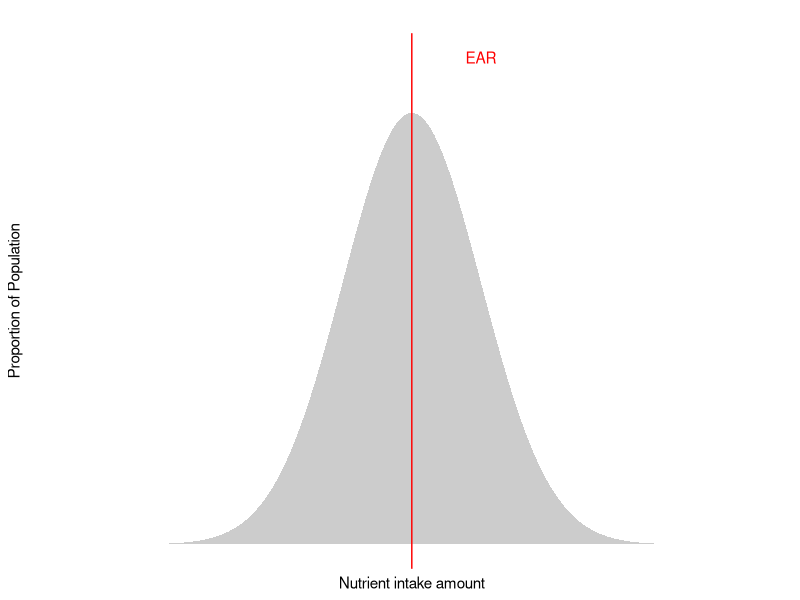
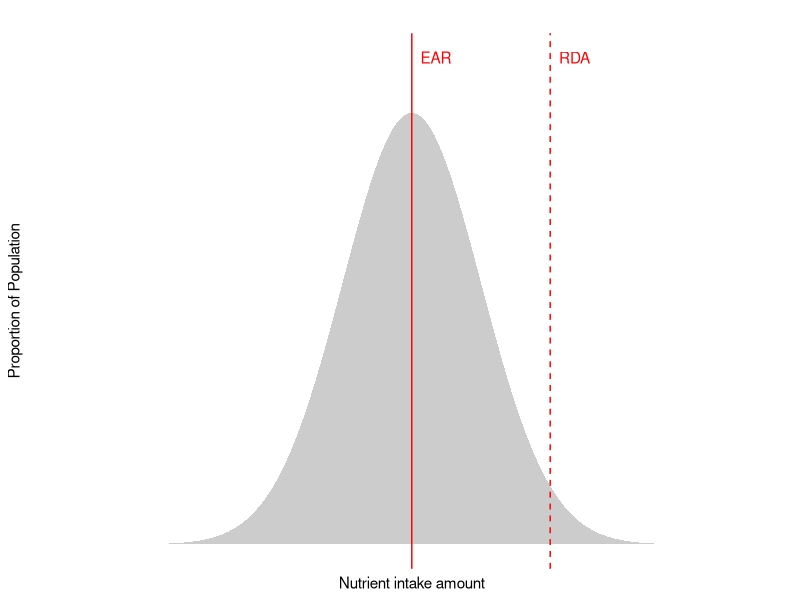
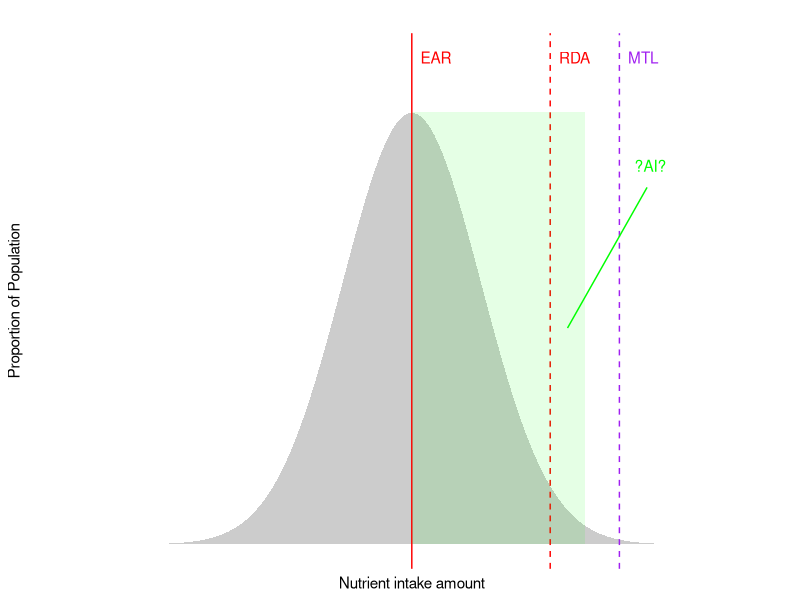
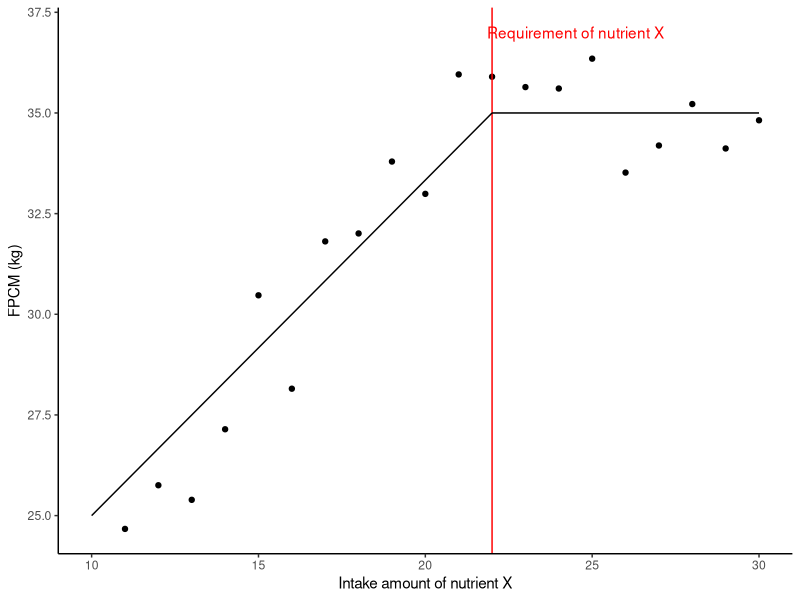
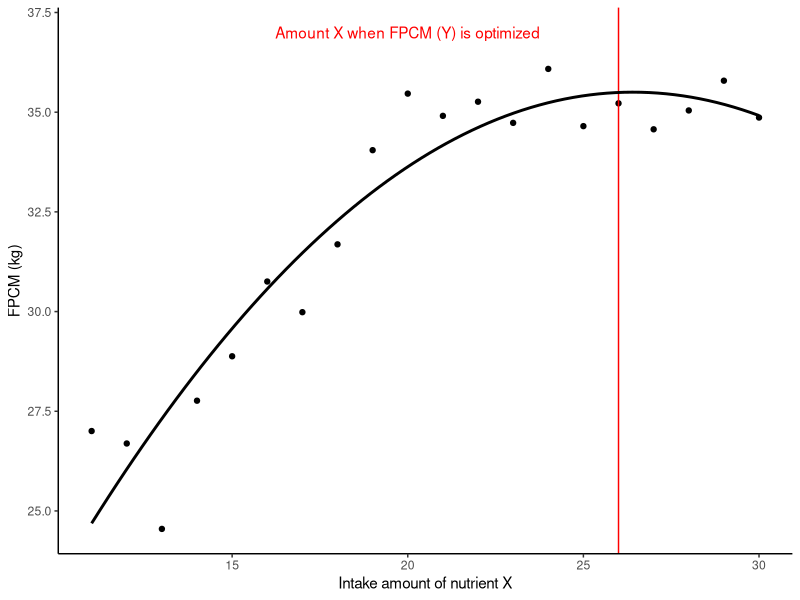

Source code (R) for these figures, in order:
## ---- chunk 1
library(ggplot2)
theme_set(theme_classic())
## ---- chunk 2

# dnorm gives standard normal
ggplot(NULL, aes(c(-5,5))) + 
  geom_area(stat = "function", fun = dnorm, fill = "grey80", xlim = c(-5, -1))+
  geom_area(stat = "function", fun = dnorm, fill = "grey80", xlim = c(-1,5)) + 
  labs(x = "Nutrient intake amount", y = "Proportion of Population", title = "")+
  theme(axis.text = element_blank(),
        axis.ticks = element_blank(),
        axis.line = element_blank(),
        plot.title = element_text(hjust = 0.5))+
  geom_vline(xintercept = 0, color = "red")+  
  annotate(geom = "text", x = 1, y = .45, label = "EAR", color = "red")
## ---- chunk 3

# dnorm gives standard normal
ggplot(NULL, aes(c(-5,5))) + 
  geom_area(stat = "function", fun = dnorm, fill = "grey80", xlim = c(-5, -1))+
  geom_area(stat = "function", fun = dnorm, fill = "grey80", xlim = c(-1,5)) + 
  labs(x = "Nutrient intake amount", y = "Proportion of Population", title = "")+
  theme(axis.text = element_blank(),
        axis.ticks = element_blank(),
        axis.line = element_blank(),
        plot.title = element_text(hjust = 0.5)) + 
  geom_vline(xintercept = 0, color = "red")+  
  geom_vline(xintercept = 2, color = "red", linetype = "dashed")+ 
  annotate(geom = "text", x = 0.35, y = .45, label = "EAR", color = "red")+
  annotate(geom = "text", x = 2.35, y = .45, label = "RDA", color = "red")

## ---- chunk 4

# dnorm gives standard normal
ggplot(NULL, aes(c(-5,5))) + 
  geom_area(stat = "function", fun = dnorm, fill = "grey80", xlim = c(-5, -1))+
  geom_area(stat = "function", fun = dnorm, fill = "grey80", xlim = c(-1,5)) + 
  labs(x = "Nutrient intake amount", y = "Proportion of Population", title = "")+
  theme(axis.text = element_blank(),
        axis.ticks = element_blank(),
        axis.line = element_blank(),
        plot.title = element_text(hjust = 0.5)) + 
  geom_vline(xintercept = 0, color = "red")+  
  geom_vline(xintercept = 2, color = "red", linetype = "dashed")+ 
  geom_vline(xintercept = 3, color = "purple", linetype = "dashed")+ 
  annotate(geom = "segment", xend = 2.25, x = 3.4, y = .33, yend = .2,color = "green")+
  annotate(geom = "text", x = 0.35, y = .45, label = "EAR", color = "red")+
  annotate(geom = "text", x = 2.35, y = .45, label = "RDA", color = "red")+
  annotate(geom = "text", x = 3.35, y = .45, label = "MTL", color = "purple")+
  annotate(geom = "text", x = 3.45, y = .35, label = "?AI?", color = "green")+
  annotate(geom = "rect", xmin = 0, xmax = 2.5, ymin = 0, ymax = .4, fill = "green", alpha = .1)

## ---- chunk 5
x = c(11:30)
y1 = c(25:34, rep(35, 10))
e = rnorm(n = 20, 0, 1)
y2 = y1 + e
dat = data.frame(x, y2 )
ggplot(dat,aes(x = x, y = y2)) + 
  geom_point() + 
  geom_vline(aes(xintercept = 22), color = "red")+
  annotate(geom = "text", x = 24.5, y = 37, 
           label = "Requirement of nutrient X", color = "red")+
  annotate(geom = "segment", xend = 10, x = 22, yend = 25, y = 35)+
  annotate(geom = "segment", xend = 22, x = 30, yend = 35, y = 35)+
  labs(y = "FPCM (kg)", x = "Intake amount of nutrient X") 

# 0.8x + 
## ---- chunk 6
x = c(11:30)
y1 = c(25:34, rep(35, 10))
e = rnorm(n = 20, 0, 1)
y2 = y1 + e
dat = data.frame(x, y2 )
ggplot(dat,aes(x = x, y = y2)) + 
  geom_point() + 
  geom_vline(aes(xintercept = 26), color = "red")+
  annotate(geom = "text", x = 20, y = 37, 
           label = "Amount X when FPCM (Y) is optimized", color = "red") +
  geom_smooth(method = "lm", formula = y~poly(x,2), se = F, color = "black")+
  labs(y = "FPCM (kg)", x = "Intake amount of nutrient X") 
